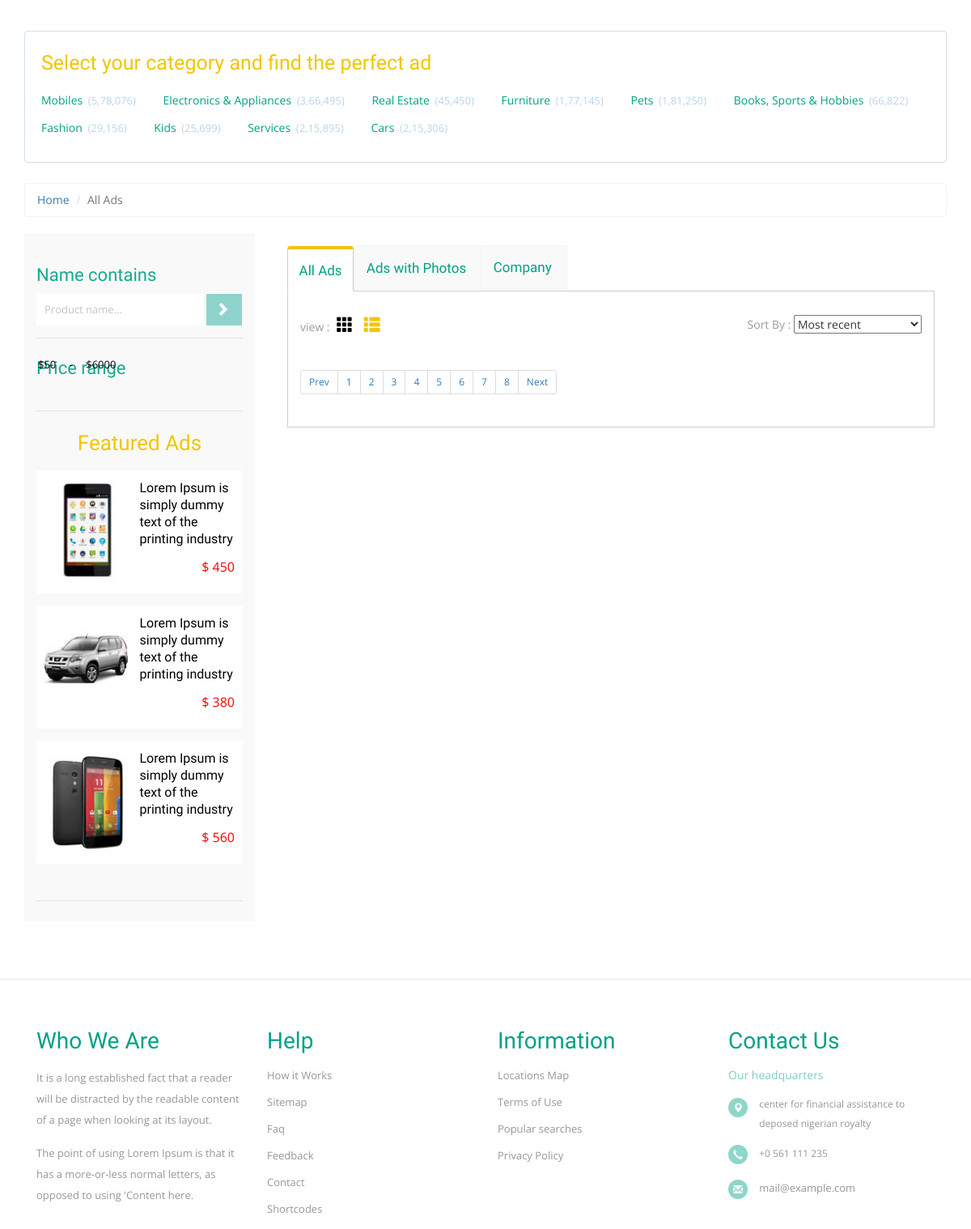
Before: /products/ (middle part) with the older database file.
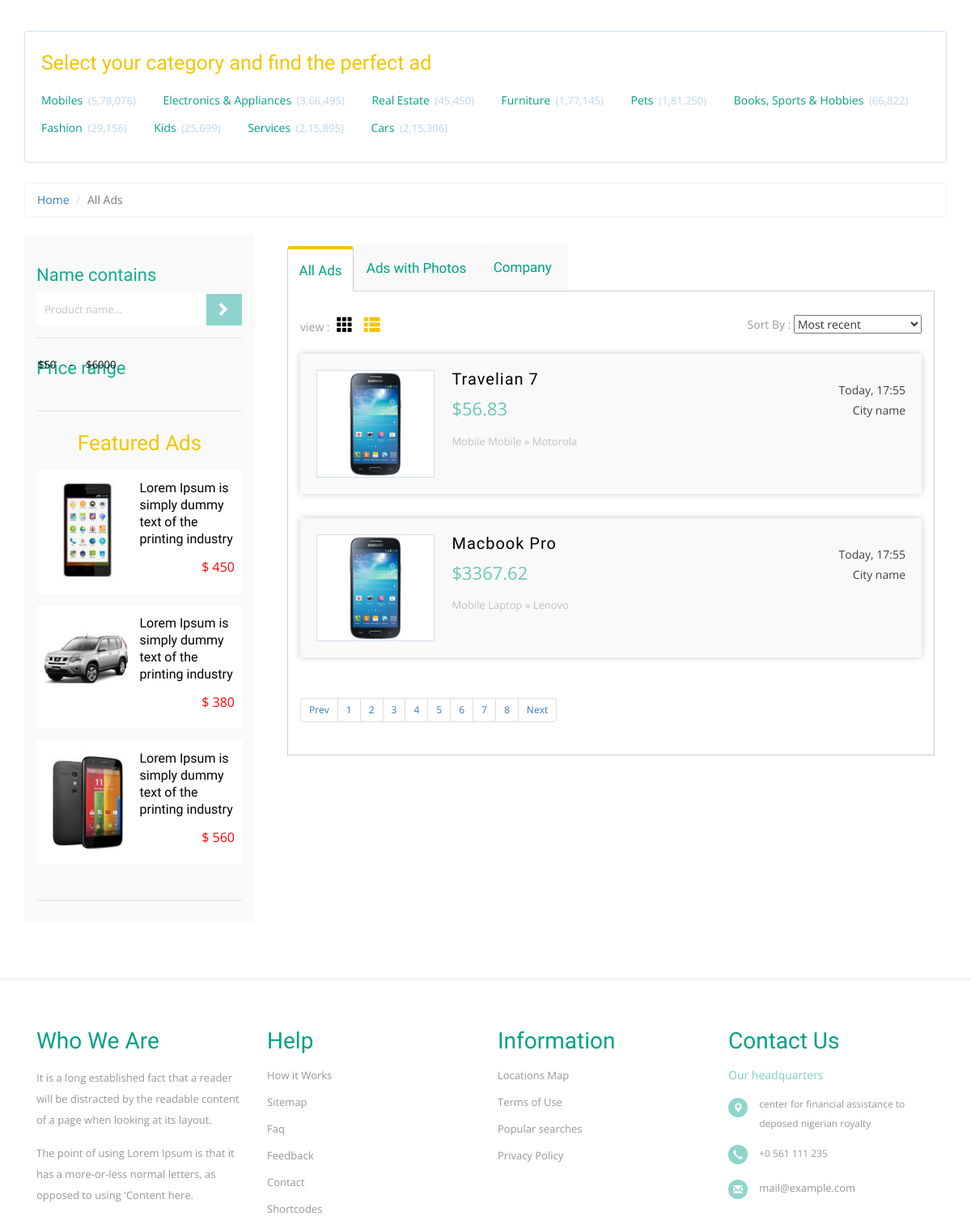
After: the same page with the newer database file.
### product/models.py (models this page shows, shortened)
class Product(models.Model):
    CONDITION   =   (('new','New'),('used','Used'))
    title       =   models.CharField(max_length=100)
    owner       =   models.ForeignKey(User, on_delete=models.CASCADE)
    description =   models.TextField(max_length=500)
    condition   =   models.CharField(max_length=100, choices=CONDITION)
    category    =   models.ForeignKey('Category', on_delete=models.SET_NULL, null=True)
    brand    =   models.ForeignKey('Brand', on_delete=models.SET_NULL, null=True)
    price       =   models.DecimalField(max_digits=9, decimal_places=2)
    created     =   models.DateTimeField(default=timezone.now)
    updated     =   models.DateTimeField(auto_now=True)
    slug = models.SlugField(blank=True, null=True)
    def __str__(self):
        return self.title

class Category(models.Model):
    name    =   models.CharField(max_length=50)
    icon   =   models.CharField(max_length=50, blank=True, null=True)
    color    =   models.CharField(max_length=50)
    image   =   models.ImageField(upload_to='categories/', blank=True, null=True)
    class Meta:
        verbose_name_plural =   'categories'

class Brand(models.Model):
    name    =   models.CharField(max_length=50)

### product/views.py (the view)
# urls.py: path('', views.product_list, name='product_list'),
def product_list(request):
    products = Product.objects.all()
    context = { "products": products}
    template = 'Product/product-list.html'
    return render(request, template, context)

### product/templates/Product/product-list.html (shortened to what this page needs)
{% extends 'base.html' %}
{% load static %}
{% block content %}
	<div class="total-ads main-grid-border">
		<div class="container">
			<div class="all-categories">
				<h3> Select your category and find the perfect ad</h3>
				<ul class="all-cat-list">
					<li><a href="mobiles.html">Mobiles <span class="num-of-ads">(5,78,076)</span></a></li>
					<li><a href="electronics-appliances.html">Electronics & Appliances  <span class="num-of-ads">(3,66,495)</span></a></li>
					<li><a href="real-estate.html">Real Estate  <span class="num-of-ads">(45,450)</span></a></li>
					<li><a href="furnitures.html">Furniture    <span class="num-of-ads">(1,77,145)</span></a></li>
					<li><a href="pets.html">Pets   <span class="num-of-ads">(1,81,250)</span></a></li>
					<li><a href="books-sports-hobbies.html">Books, Sports & Hobbies    <span class="num-of-ads">(66,822)</span></a></li>
					<li><a href="fashion.html">Fashion   <span class="num-of-ads">(29,156)</span></a></li>
					<li><a href="kids.html">Kids   <span class="num-of-ads">(25,699)</span></a></li>
					<li><a href="services.html">Services   <span class="num-of-ads">(2,15,895)</span></a></li>
					<li><a href="cars.html">Cars   <span class="num-of-ads">(2,15,306)</span></a></li>
				</ul>
			</div>
			<ol class="breadcrumb" style="margin-bottom: 5px;">
			  <li><a href="index.html">Home</a></li>
			  <li class="active">All Ads</li>
			</ol>
			<div class="ads-grid">
				<div class="side-bar col-md-3">
					<div class="search-hotel">
					<h3 class="sear-head">Name contains</h3>
					<form>
						<input type="text" value="Product name..." onfocus="this.value = '';" onblur="if (this.value == '') {this.value = 'Product name...';}" required="">
						<input type="submit" value=" ">
					</form>
				</div>
				<div class="range">
					<h3 class="sear-head">Price range</h3>
							<ul class="dropdown-menu6">
								<li>
										<input type="text" id="amount" style="border: 0; color: #ffffff; font-weight: normal;" />
									</li>
							</ul>
				</div>
				<div class="featured-ads">
					<h2 class="sear-head fer">Featured Ads</h2>
					<div class="featured-ad">
						<a href="single.html">
							<div class="featured-ad-left">
								<img src="{% static 'images/f1.jpg'%}" title="ad image" alt="" />
							</div>
							<div class="featured-ad-right">
								<h4>Lorem Ipsum is simply dummy text of the printing industry</h4>
								<p>$ 450</p>
							</div>
							<div class="clearfix"></div>
						</a>
					</div>
					<div class="featured-ad">
						<a href="single.html">
							<div class="featured-ad-left">
								<img src="{% static 'images/f2.jpg'%}" title="ad image" alt="" />
							</div>
							<div class="featured-ad-right">
								<h4>Lorem Ipsum is simply dummy text of the printing industry</h4>
								<p>$ 380</p>
							</div>
							<div class="clearfix"></div>
						</a>
					</div>
					<div class="featured-ad">
						<a href="single.html">
							<div class="featured-ad-left">
								<img src="{% static 'images/f3.jpg'%}" title="ad image" alt="" />
							</div>
							<div class="featured-ad-right">
								<h4>Lorem Ipsum is simply dummy text of the printing industry</h4>
								<p>$ 560</p>
							</div>
							<div class="clearfix"></div>
						</a>
					</div>
				</div>
				</div>
				<div class="ads-display col-md-9">
					<div class="wrapper">
					<div class="bs-example bs-example-tabs" role="tabpanel" data-example-id="togglable-tabs">
					  <ul id="myTab" class="nav nav-tabs nav-tabs-responsive" role="tablist">
						<li role="presentation" class="active">
						  <a href="#home" id="home-tab" role="tab" data-toggle="tab" aria-controls="home" aria-expanded="true">
							<span class="text">All Ads</span>
						  </a>
						</li>
						<li role="presentation" class="next">
						  <a href="#profile" role="tab" id="profile-tab" data-toggle="tab" aria-controls="profile">
							<span class="text">Ads with Photos</span>
						  </a>
						</li>
						<li role="presentation">
						  <a href="#samsa" role="tab" id="samsa-tab" data-toggle="tab" aria-controls="samsa">
							<span class="text">Company</span>
						  </a>
						</li>
					  </ul>
					  <div id="myTabContent" class="tab-content">
						<div role="tabpanel" class="tab-pane fade in active" id="home" aria-labelledby="home-tab">
						   <div>
												<div id="container">
								<div class="view-controls-list" id="viewcontrols">
									<label>view :</label>
									<a class="gridview"><i class="glyphicon glyphicon-th"></i></a>
									<a class="listview active"><i class="glyphicon glyphicon-th-list"></i></a>
								</div>
								<div class="sort">
								   <div class="sort-by">
										<label>Sort By : </label>
										<select>
														<option value="">Most recent</option>
										</select>
									   </div>
									 </div>
								<div class="clearfix"></div>
							<ul class="list">
								{% for product in products %}
								<a href="single.html">
									<li>
									<img src="{% static 'images/m1.jpg'%}" title="" alt="" />
									<section class="list-left">
									<h5 class="title">{{product}}</h5>
									<span class="adprice">${{product.price}}</span>
									<p class="catpath">Mobile {{product.category.name|capfirst}} » {{product.brand.name|capfirst}}</p>
									</section>
									<section class="list-right">
									<span class="date">Today, 17:55</span>
									<span class="cityname">City name</span>
									</section>
									<div class="clearfix"></div>
									</li>
								</a>
								{% endfor %}
							</ul>
						</div>
							</div>
						</div>
						<ul class="pagination pagination-sm">
							<li><a href="#">Prev</a></li>
							<li><a href="#">1</a></li>
							<li><a href="#">2</a></li>
							<li><a href="#">3</a></li>
							<li><a href="#">4</a></li>
							<li><a href="#">5</a></li>
							<li><a href="#">6</a></li>
							<li><a href="#">7</a></li>
							<li><a href="#">8</a></li>
							<li><a href="#">Next</a></li>
						</ul>
					  </div>
					</div>
				</div>
				</div>
				<div class="clearfix"></div>
			</div>
		</div>
	</div>
	{% endblock %}

### templates/base.html (shortened to what this page needs)
{% load static %}
<!DOCTYPE html>
<html>
<head>
<link rel="stylesheet" href="{% static 'css/bootstrap.min.css'%}">
<link rel="stylesheet" href="{% static 'css/bootstrap-select.css'%}">
<link href="{% static 'css/style.css'%}" rel="stylesheet" type="text/css" media="all" />
<link rel="stylesheet" href="{% static 'css/flexslider.css'%}" type="text/css" media="screen" />
<link rel="stylesheet" href="{% static 'css/font-awesome.min.css'%}" />
<link href="{% static 'css/jquery.uls.css'%}" rel="stylesheet"/>
<link href="{% static 'css/jquery.uls.grid.css'%}" rel="stylesheet"/>
<link href="{% static 'css/jquery.uls.lcd.css'%}" rel="stylesheet"/>
</head>
<body>
{% block content %}
{% endblock %}
		<footer>
			<div class="footer-top">
				<div class="container">
					<div class="foo-grids">
						<div class="col-md-3 footer-grid">
							<h4 class="footer-head">Who We Are</h4>
							<p>It is a long established fact that a reader will be distracted by the readable content of a page when looking at its layout.</p>
							<p>The point of using Lorem Ipsum is that it has a more-or-less normal letters, as opposed to using 'Content here.</p>
						</div>
						<div class="col-md-3 footer-grid">
							<h4 class="footer-head">Help</h4>
							<ul>
								<li><a href="howitworks.html">How it Works</a></li>
								<li><a href="sitemap.html">Sitemap</a></li>
								<li><a href="faq.html">Faq</a></li>
								<li><a href="feedback.html">Feedback</a></li>
								<li><a href="contact.html">Contact</a></li>
								<li><a href="typography.html">Shortcodes</a></li>
							</ul>
						</div>
						<div class="col-md-3 footer-grid">
							<h4 class="footer-head">Information</h4>
							<ul>
								<li><a href="regions.html">Locations Map</a></li>
								<li><a href="terms.html">Terms of Use</a></li>
								<li><a href="popular-search.html">Popular searches</a></li>
								<li><a href="privacy.html">Privacy Policy</a></li>
							</ul>
						</div>
						<div class="col-md-3 footer-grid">
							<h4 class="footer-head">Contact Us</h4>
							<span class="hq">Our headquarters</span>
							<address>
								<ul class="location">
									<li><span class="glyphicon glyphicon-map-marker"></span></li>
									<li>CENTER FOR FINANCIAL ASSISTANCE TO DEPOSED NIGERIAN ROYALTY</li>
									<div class="clearfix"></div>
								</ul>
								<ul class="location">
									<li><span class="glyphicon glyphicon-earphone"></span></li>
									<li>+0 561 111 235</li>
									<div class="clearfix"></div>
								</ul>
								<ul class="location">
									<li><span class="glyphicon glyphicon-envelope"></span></li>
									<li><a href="mailto:info@example.com">mail@example.com</a></li>
									<div class="clearfix"></div>
								</ul>
							</address>
						</div>
						<div class="clearfix"></div>
					</div>
				</div>
			</div>
		</footer>
</body>
</html>

Changed rows visible on the page:
added Product: title "Travelian 7", price "56.83", category.name "Mobile", brand.name "Motorola"
added Product: title "Macbook Pro", price "3367.62", category.name "Laptop", brand.name "Lenovo"
